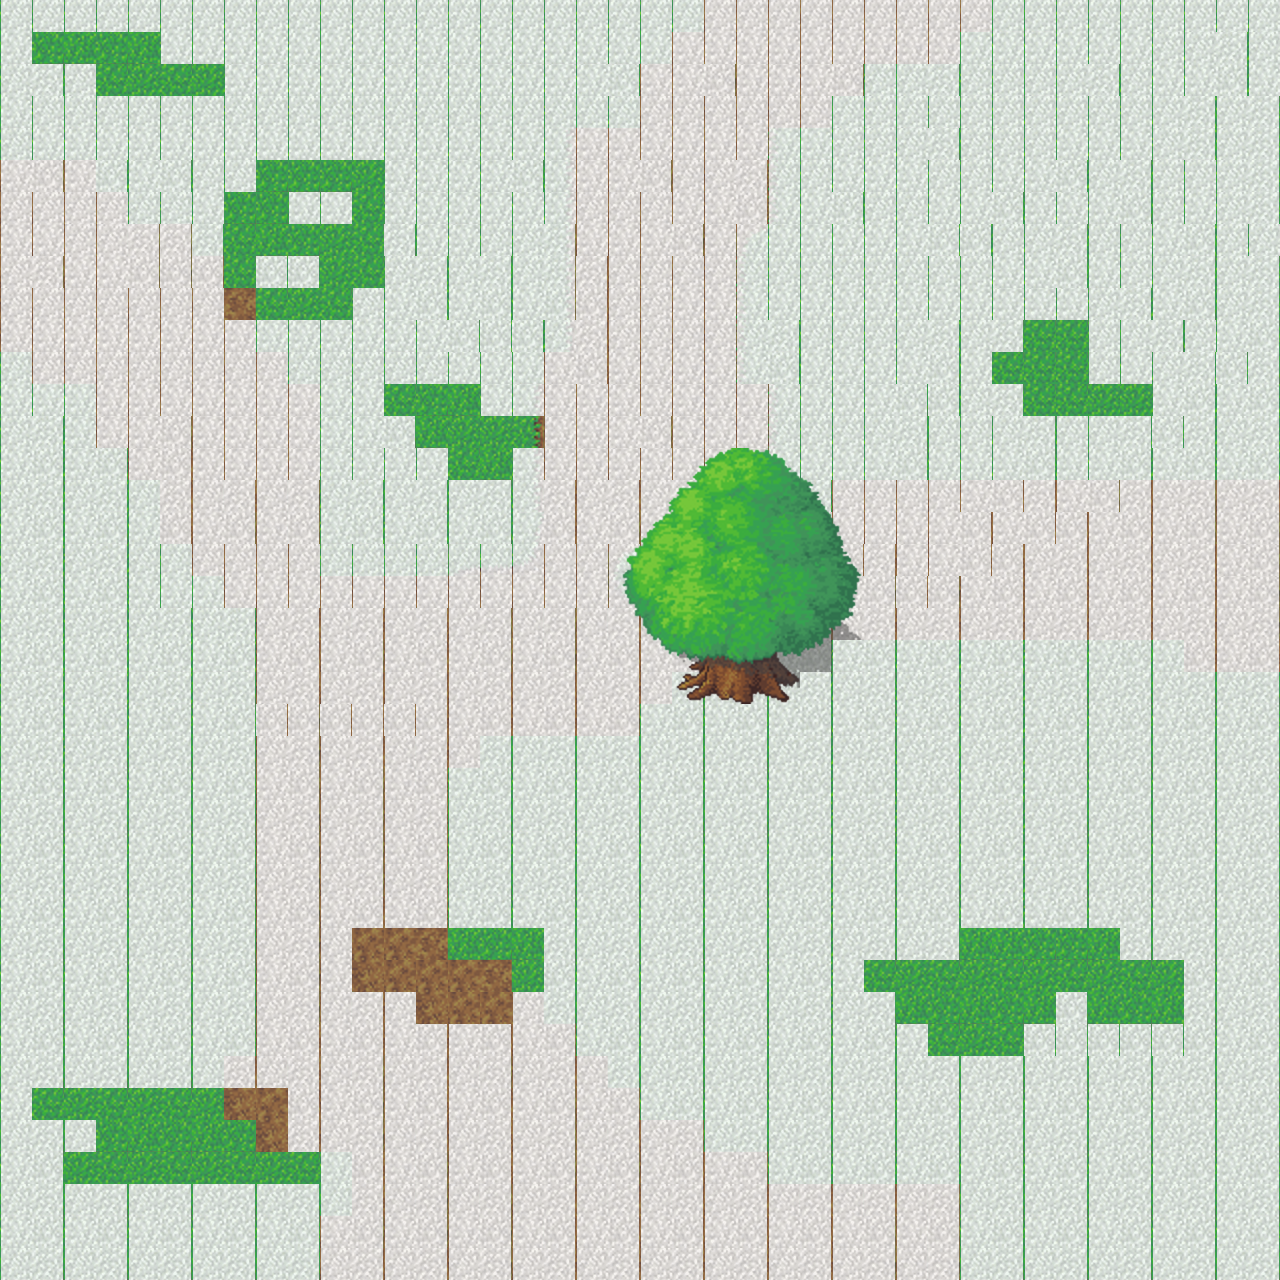

Tiled map render using the project's own tile images. Description and the map definition, with tile-layer contents summarised, below:
An orthogonal 40x40 tile map with 32x32 px tiles, 4 tile layers (Background, Snow Layer, Forground, Top).

<map version="1.0" orientation="orthogonal" renderorder="right-down" width="40" height="40" tilewidth="32" tileheight="32">
 <tileset firstgid="1" name="snow_death" tilewidth="32" tileheight="32">
  <image source="snow_death_tiles.png" width="672" height="256" />
 </tileset>
 <layer name="Background" width="40" height="40">
  <data>[1600 cells, 1600 non-empty, 22 distinct tile ids]</data>
 </layer>
 <layer name="Snow Layer" width="40" height="40" opacity="0.92">
  <data>[1600 cells, 1598 non-empty, 5 distinct tile ids]</data>
 </layer>
 <layer name="Forground" width="40" height="40">
  <data>[1600 cells, 8 non-empty, 8 distinct tile ids]</data>
 </layer>
 <layer name="Top" width="40" height="40">
  <data>[1600 cells, 50 non-empty, 50 distinct tile ids]</data>
 </layer>
</map>